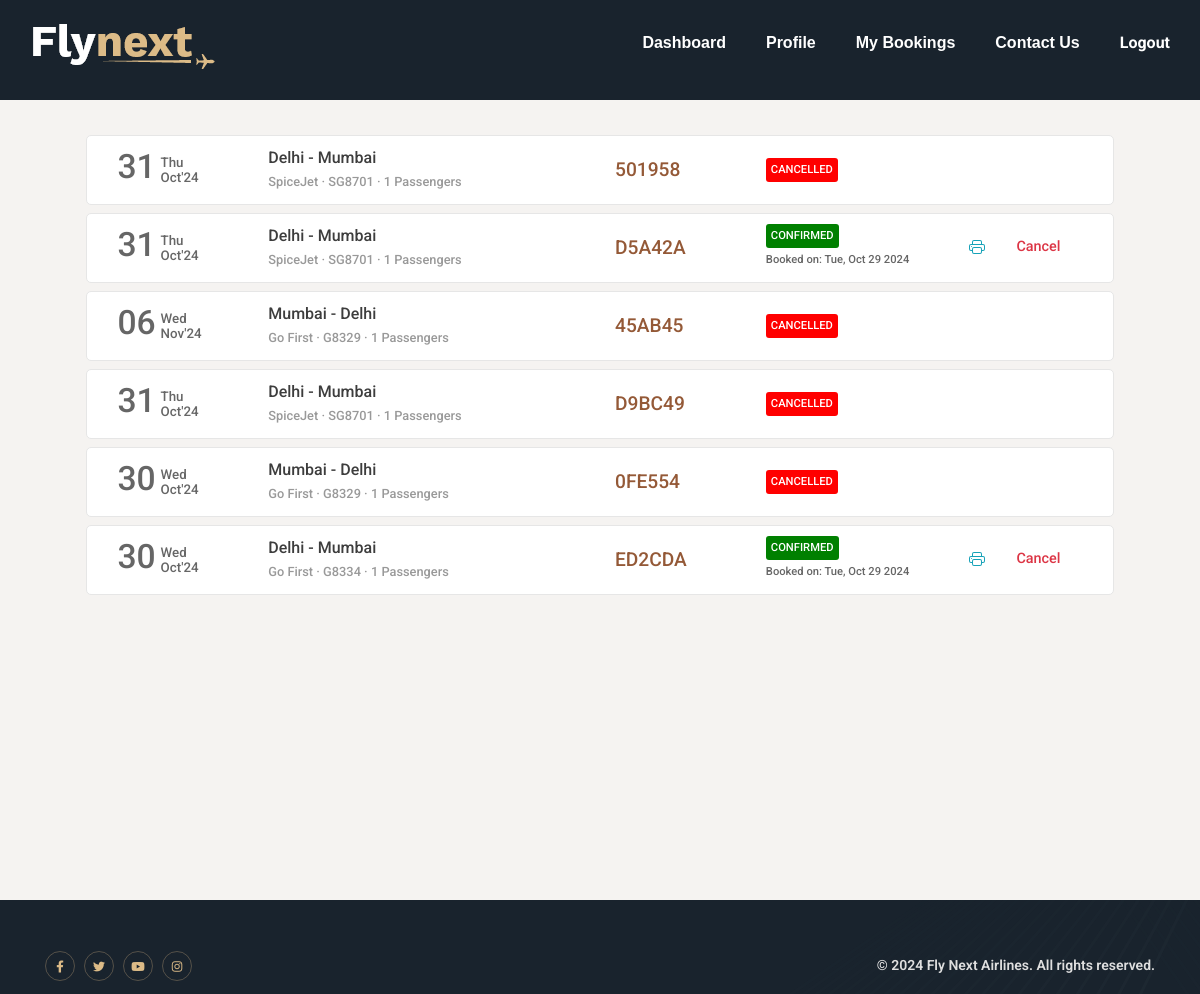
Page /bookings (signed in) on the committed database.
### flight/models.py (models this page shows, shortened)
class Ticket(models.Model):
    user = models.ForeignKey(User,on_delete=models.CASCADE,related_name="bookings", blank=True, null=True)
    ref_no = models.CharField(max_length=6, unique=True)
    passengers = models.ManyToManyField(Passenger, related_name="flight_tickets")
    flight = models.ForeignKey(Flight, on_delete=models.CASCADE, related_name="tickets", blank=True, null=True)
    flight_ddate = models.DateField(blank=True, null=True)
    flight_adate = models.DateField(blank=True, null=True)
    flight_fare = models.FloatField(blank=True,null=True)
    other_charges = models.FloatField(blank=True,null=True)
    coupon_used = models.CharField(max_length=15,blank=True)
    coupon_discount = models.FloatField(default=0.0)
    total_fare = models.FloatField(blank=True, null=True)
    seat_class = models.CharField(max_length=20, choices=SEAT_CLASS)
    booking_date = models.DateTimeField(default=datetime.now)
    mobile = models.CharField(max_length=20,blank=True)
    email = models.EmailField(max_length=45, blank=True)
    status = models.CharField(max_length=45, choices=TICKET_STATUS)

class Flight(models.Model):
    origin = models.ForeignKey(Place, on_delete=models.CASCADE, related_name="departures")
    destination = models.ForeignKey(Place, on_delete=models.CASCADE, related_name="arrivals")
    depart_time = models.TimeField(auto_now=False, auto_now_add=False)
    depart_day = models.ManyToManyField(Week, related_name="flights_of_the_day")
    duration = models.DurationField(null=True)
    arrival_time = models.TimeField(auto_now=False, auto_now_add=False)
    plane = models.CharField(max_length=24)
    airline = models.CharField(max_length=64)
    economy_fare = models.FloatField(null=True)
    business_fare = models.FloatField(null=True)
    first_fare = models.FloatField(null=True)

class Place(models.Model):
    city = models.CharField(max_length=64)
    airport = models.CharField(max_length=64)
    code = models.CharField(max_length=3)
    country = models.CharField(max_length=64)

### flight/views.py (the view)
# urls.py: path('bookings',views.bookings,name='booking'),
@login_required
def bookings(request):
    if request.user.is_authenticated:
        tickets = Ticket.objects.filter(user=request.user).order_by('-booking_date')
        return render(request, 'flight/bookings.html', {
            'page': 'bookings',
            'tickets': tickets
        })
    else:
        return HttpResponseRedirect(reverse('login'))

### templates/flight/bookings.html (shortened to what this page needs)
{% extends 'flight/layout.html' %}
{% load static %}
{% block head %}
    <link rel="stylesheet" href="{% static 'css/bookings_style.css' %}">
{% endblock head %}
{% block body %}
    <section class="section section1">
        <div class="container">
            {% if tickets %}
                {% for ticket in tickets %}
                    <div class="row each-booking-div" id="{{ticket.ref_no}}">
                        <div class="col-2" style="display: flex;">
                            <div style="display: flex; color: #666666; margin-top: auto;">
                                <div>
                                    <span style="font-size: 2.1em;">{{ticket.flight_ddate | date:"d"}}</span>
                                </div>
                                <div style="font-size: smaller; display: flex; margin: auto 0; padding-left: 5px; line-height: 1em;">
                                    <div style="margin: auto;">
                                        <div style="margin-bottom: 1px;">{{ticket.flight_ddate | date:"D"}}</div>
                                        <div style="margin-top: 1px;">{{ticket.flight_ddate | date:"M'y"}}</div>
                                    </div>
                                </div>
                            </div>
                        </div>
                        <div class="col-4 middle-div">
                            <div style="width:100%">
                                <div class="row places-div" style=" display: flex;">
                                    <div style="max-width: 45%;">{{ticket.flight.origin.city}}</div>
                                    <div>&nbsp;-&nbsp;</div>
                                    <div style="max-width: 45%;">{{ticket.flight.destination.city}}</div>
                                </div>
                                <div class="row places-div" style="font-size: .8em; color: #999999; ">
                                    <div style="max-width: 100%;">{{ticket.flight.airline}} &middot; {{ticket.flight.plane}} &middot; {{ticket.passengers.count}} Passengers</div>
                                </div>
                            </div>
                        </div>
                        <div class="col-2 middle-div">
                            <div style="font-size: 1.2em; color: #945937;">{{ticket.ref_no}}</div>
                        </div>
                        <div class="col-2 middle-div">
                            <div>
                                <div class="row status-div">
                                    {% if ticket.status == 'CONFIRMED' %}
                                        <div class="green">{{ticket.status}}</div>
                                    {% endif %}
                                    {% if ticket.status == 'CANCELLED' %}
                                        <div class="red">{{ticket.status}}</div>
                                    {% endif %}
                                </div>
                                <div class="row booking-date-div" style="font-size: .7em; color: #666;">
                                    {% if ticket.status == 'CONFIRMED' %}
                                        Booked on: {{ticket.booking_date | date:"D, M d Y"}}
                                    {% endif %}
                                </div>
                            </div>
                        </div>
                        <div class="col-2 last-div">
                            <div>
                                <div class="ticket-action-div">
                                    {% if ticket.status == 'CONFIRMED' %}
                                        <form action="{% url 'getticket' %}" method="get" target="_blank">
                                            <button type="submit" class="btn btn-outline-info btnp pbtn">
                                            </button>
                                        </form>
                                        <button class="btn btn-outline-danger btnp cbtn"  data-ref="{{ticket.ref_no}}" onclick="popup(this)">Cancel</button>
                                    {% endif %}
                                </div>
                            </div>
                        </div>
                    </div>
                {% endfor %}
            {% endif %}
        </div>
    </section>
{% endblock %}

### templates/flight/layout.html (shortened to what this page needs)
{% load static %}
<!DOCTYPE html>
<html lang="en">
<head>
    <link rel="stylesheet" href="https://stackpath.bootstrapcdn.com/bootstrap/4.4.1/css/bootstrap.min.css">
    <link rel="stylesheet" href="https://use.typekit.net/cav5lva.css">
    <link rel="stylesheet" href="{% static 'css/layout_style.css' %}">
      <link rel="stylesheet" href="{% static 'assets/css/fontawesome-all.min.css' %}">
      <link rel="stylesheet" href="{% static 'assets/css/style1.css' %}">
    <link rel="stylesheet" href="{% static 'assets/css/icomoon.css' %}">
  {% block head %}
  {% endblock %}
</head>
    <body class="bg--gray">
      <div class="page-wrapper">
          <header class="header-section header-section-one">
              <div class="header">
                  <div class="header-bottom-area">
                      <div class="container-fluid">
                          <div class="header-menu-content">
                              <nav class="navbar navbar-expand-lg p-0">
                                  <a class="site-logo site-title" href="/index"><img src="{% static 'assets/images/logo.png' %}"
                                          alt="site-logo"></a>
                                  <div class="collapse navbar-collapse" id="navbarSupportedContent">
                                      <ul class="navbar-nav main-menu ml-auto">
                                          <li class="menu_has_children"><a href="/dashboard">Dashboard</a></li>
                                          <li><a href="/profile">Profile</a></li>
                                          <li><a href="/bookings">My Bookings</a></li>
                                          <li><a href="/contact">Contact Us</a></li>
                                          <li><a href="#" onclick="document.getElementById('logout-form').submit(); return false;"><span>Logout</span></a></li>
                                      </ul>
                                  </div>
                              </nav>
                          </div>
                      </div>
                  </div>
              </div>
          </header>
          <section class="banner-section inner-banner-section" style="padding: 50px 0; height: auto;">
          </section>
      {% block body %}{% endblock %}
    <footer class="footer-section section--bg pt-10" style="margin-top:auto; padding: 0; height: 2.5cm; overflow: hidden; display: flex; align-items: center ; justify-content: center;">
      <div class="footer-element" data-aos="fade-left" data-aos-duration="1200">
          <img src="{% static 'assets/images/element/element-1.png' %}" alt="element">
      </div>
      <div class="container">
          <div class="copyright-area">
              <div class="social-area">
                  <ul class="footer-social">
                      <li><a href="#0"><i class="fab fa-facebook-f"></i></a></li>
                      <li><a href="#0" class="active"><i class="fab fa-twitter"></i></a></li>
                      <li><a href="https://youtube.com/@flynext-v9b?si=_aPHt3ldyz4Yr-jD"><i class="fab fa-youtube"></i></a></li>
                      <li><a href="#0"><i class="fab fa-instagram"></i></a></li>
                  </ul>
              </div>
              <p>© 2024 Fly Next Airlines. All rights reserved.</p>
          </div>
      </div>
  </footer>
</div>
</body>
</html>

### static/css/layout_style.css (style rules this page uses)
body { margin: 0px; padding: 0px; font-family: "Rubik", sans-serif; font-weight: normal; font-style: normal; min-width: 250px; }
.container-fluid { padding-left: 0px; padding-right: 0px; }
.navbar { padding: .7rem 1.2rem; background-color: #fff; transition-duration: .2s; }
.section { background-size: cover; background-position: center; background-repeat: no-repeat; padding: 30px 50px; min-height: 100vh; }
footer { background-color: rgb(255,242,242); margin-top: 0px; padding-top: 1px; }
footer .container > div { font-family: Barlow, sans-serif; margin: 48px 0px 10px; flex-shrink: 0; max-width: 100%; overflow: hidden; }

### static/css/bookings_style.css (style rules this page uses)
* { font-family: 'Roboto', sans-serif; }
body { background-color: #f5f5f5; word-wrap: break-word; }
.container { cursor: pointer; }
.each-booking-div { width: 96%; margin: 5px auto 8px auto; transition-duration: .4s; padding: 10px 15px; background-color: #fff; border: 1px solid #e6e6e6; border-radius: 5px; }
.btnp { padding: .15rem .6rem; font-size: .9em; margin-top: 3px; margin-bottom: 5px; }
.each-booking-div > div { display: flex; overflow: auto; }
.each-booking-div > div > div { margin-top: auto; margin-bottom: auto; width: 100%; }
.green, .red, .orange { border-radius: 3px; color: white; padding-left: 5px; padding-right: 5px; font-size: .7em; }
.green { background-color: green; }
.red { background-color: red; }
.ticket-action-div { display: flex; justify-content: space-evenly; }
.pbtn, .rbtn { border: 0; }

### rows in the picture
Ticket: flight_ddate "31", flight_ddate "Thu", flight_ddate "Oct'24", flight.origin.city "Delhi", flight.destination.city "Mumbai", flight.airline "SpiceJet", flight.plane "SG8701", passengers.count "1", ref_no "501958", status "CANCELLED"
Ticket: flight_ddate "31", flight_ddate "Thu", flight_ddate "Oct'24", flight.origin.city "Delhi", flight.destination.city "Mumbai", flight.airline "SpiceJet", flight.plane "SG8701", passengers.count "1", ref_no "D5A42A", status "CONFIRMED", booking_date "Tue, Oct 29 2024"
Ticket: flight_ddate "06", flight_ddate "Wed", flight_ddate "Nov'24", flight.origin.city "Mumbai", flight.destination.city "Delhi", flight.airline "Go First", flight.plane "G8329", passengers.count "1", ref_no "45AB45", status "CANCELLED"
Ticket: flight_ddate "31", flight_ddate "Thu", flight_ddate "Oct'24", flight.origin.city "Delhi", flight.destination.city "Mumbai", flight.airline "SpiceJet", flight.plane "SG8701", passengers.count "1", ref_no "D9BC49", status "CANCELLED"
Ticket: flight_ddate "30", flight_ddate "Wed", flight_ddate "Oct'24", flight.origin.city "Mumbai", flight.destination.city "Delhi", flight.airline "Go First", flight.plane "G8329", passengers.count "1", ref_no "0FE554", status "CANCELLED"
Ticket: flight_ddate "30", flight_ddate "Wed", flight_ddate "Oct'24", flight.origin.city "Delhi", flight.destination.city "Mumbai", flight.airline "Go First", flight.plane "G8334", passengers.count "1", ref_no "ED2CDA", status "CONFIRMED", booking_date "Tue, Oct 29 2024"
